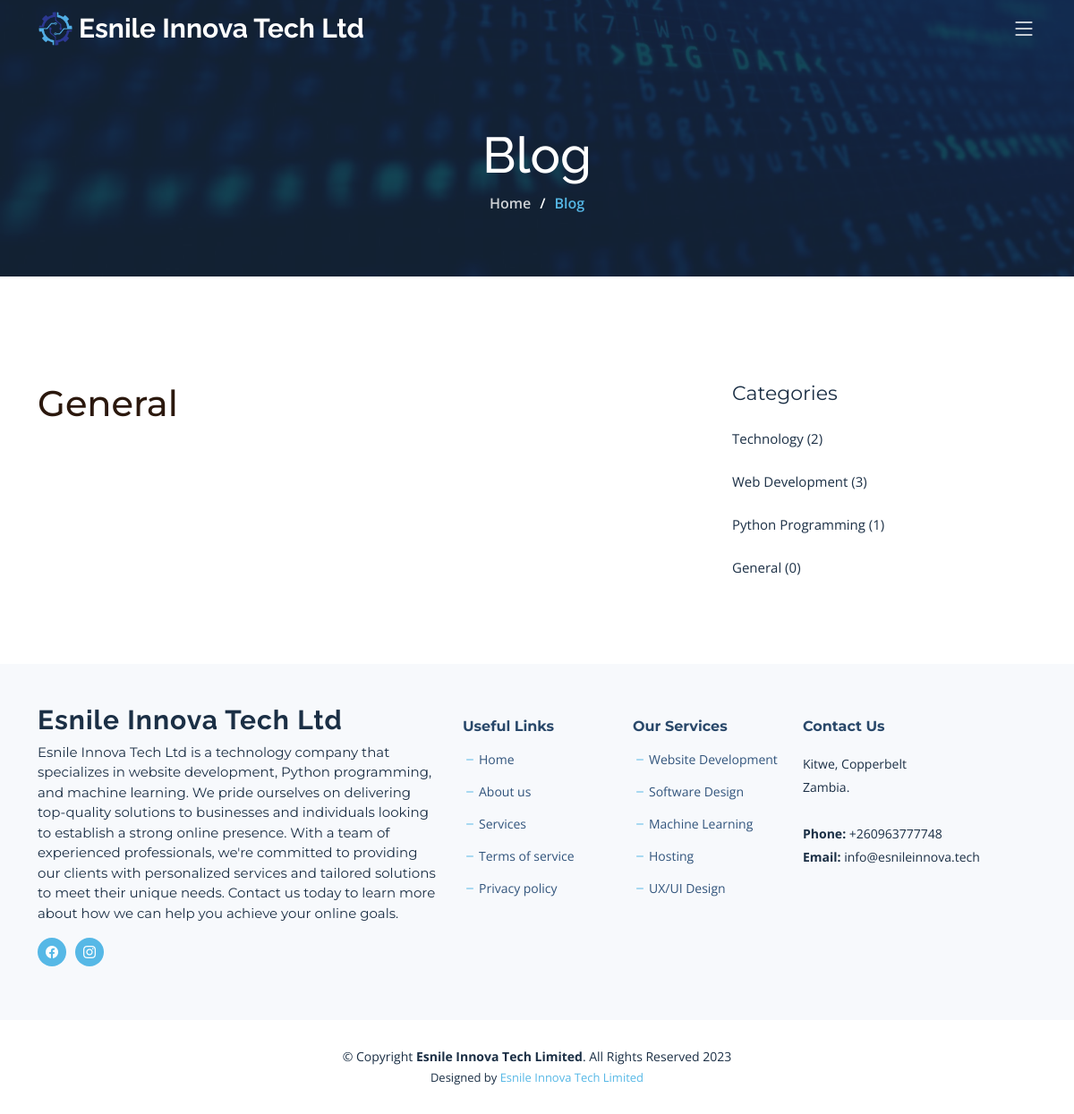
The page /category/General/ on the database its author committed.
### esnileupgrade/models.py (models this page shows, shortened)
class Category(models.Model):
    name = models.CharField(max_length=255)
    def __str__(self):
        return self.name
    def post_count(self):
        return Post.objects.filter(category=self).count()

### esnileupgrade/views.py (the view)
# urls.py: path('category/<str:cats>/', CategoryView.as_view(), name='category'),
class CategoryView(ListView):
    paginate_by = 6
    ordering = ['-date_added']
    template_name = 'blog/categories.html'
    def get(self, request, cats):
        category = get_object_or_404(Category, name=cats.replace('-', ' '))
        category_posts = Post.objects.filter(category=category)
        post_count = category_posts.count()
        paginator = Paginator(category_posts, self.paginate_by)
        page = request.GET.get('page')
        page_obj = paginator.get_page(page)
        categories = Category.objects.all()
        context = {
            'category': category,
            'category_posts': page_obj,
            'post_count': post_count,
            'categories': categories,
        }
        return render(request, self.template_name, context)

### esnileupgrade/templates/blog/categories.html (shortened to what this page needs)
{% extends 'blog/base.html' %}
{% load static %}
{% block content %}
<div class="breadcrumbs d-flex align-items-center" style="background-image: url('{% static 'img/blog-header.jpg' %}');">
  <div class="container position-relative d-flex flex-column align-items-center">
    <h2>Blog</h2>
    <ol>
      <li><a href="{% url 'home' %}">Home</a></li>
      <li>Blog</li>
    </ol>
  </div>
</div>
<div class="section-header">
</div>
<div>
  <section id="blog" class="blog">
    <div class="container" data-aos="fade-up">
      <div class="row g-5">
        <div class="col-lg-8" data-aos="fade-up" data-aos-delay="200">
          <h1>{{ category.name }}</h1>
        </div>
        <div class="col-lg-4" data-aos="fade-up" data-aos-delay="300">
          <div class="sidebar">
            <h3 class="sidebar-title">Categories</h3>
            <div class="sidebar-item categories">
              <ul>
                {% for category in categories %}
                <br>
                <li><a href="{% url 'category' category.name %}">{{ category.name }} ({{ category.post_count }})</a></li>
                {% empty %}
                <li>No categories yet.</li>
                {% endfor %}
              </ul>
            </div>
          </div>
        </div>
      </div>
      </div>
    </div>
</div>
{% endblock %}

### esnileupgrade/static/css/main.css (style rules this page uses)
body { font-family: var(--font-default); color: var(--color-default); }
a { color: var(--color-primary); text-decoration: none; transition: 0.3s; }
h1, h2, h3, h4, h5, h6 { font-family: var(--font-primary); }
section { overflow: hidden; padding: 80px 0; }
.section-header { text-align: center; padding-bottom: 30px; }
.breadcrumbs { padding: 140px 0 60px 0; min-height: 30vh; position: relative; background-size: cover; background-position: center; background-repeat: no-repeat; }
.breadcrumbs:before { content: ""; background-color: rgba(27, 47, 69, 0.7); position: absolute; inset: 0; }
.breadcrumbs h2 { font-size: 56px; font-weight: 500; color: #fff; font-family: var(--font-secondary); }
.breadcrumbs ol { display: flex; flex-wrap: wrap; list-style: none; padding: 0 0 10px 0; margin: 0; font-size: 16px; font-weight: 600; color: var(--color-primary); }
.breadcrumbs ol a { color: rgba(255, 255, 255, 0.8); transition: 0.3s; }
.breadcrumbs ol li+li { padding-left: 10px; }
.breadcrumbs ol li+li::before { display: inline-block; padding-right: 10px; color: #fff; content: "/"; }
.blog .sidebar .sidebar-title { font-size: 22px; font-weight: 400; padding: 0; margin: 0; color: var(--color-secondary); }
.blog .sidebar .categories ul { list-style: none; padding: 0; }
.blog .sidebar .categories ul a { color: var(--color-secondary); font-size: 15px; }

### rows shown on the page
Category: name "General", post_count "0"
Category: name "Technology", post_count "2"
Category: name "Web Development", post_count "3"
Category: name "Python Programming", post_count "1"
